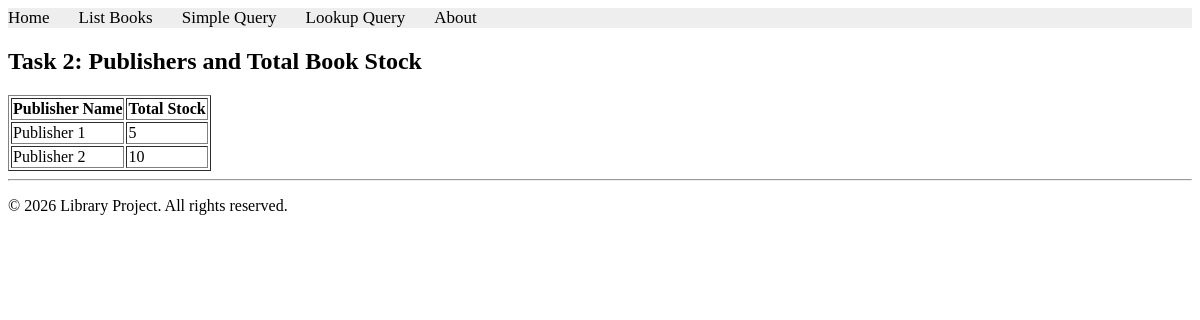
The page /books/lab9/task2 on the database its author committed.
### apps/bookmodule/models.py (models this page shows)
class Publisher(models.Model):
    name = models.CharField(max_length=200)
    location = models.CharField(max_length=300)

### apps/bookmodule/views.py (the view)
# urls.py: path('lab9/task2', views.lab9_task2, name='books.lab9_task2'),
def lab9_task2(request):
    publishers = Publisher.objects.annotate(total_stock=Sum('book__quantity'))
    return render(request, 'bookmodule/lab9_task2.html', {'publishers': publishers})

### apps/templates/bookmodule/lab9_task2.html
{% extends 'layouts/base.html' %}
{% block content %}
<h2>Task 2: Publishers and Total Book Stock</h2>
<table border="1">
    <tr>
        <th>Publisher Name</th>
        <th>Total Stock</th>
    </tr>
    {% for publisher in publishers %}
    <tr>
        <td>{{ publisher.name }}</td>
        <td>{{ publisher.total_stock|default:0 }}</td>
    </tr>
    {% endfor %}
</table>
{% endblock %}

### rows shown on the page
Publisher: name "Publisher 1", total_stock "5"
Publisher: name "Publisher 2", total_stock "10"
